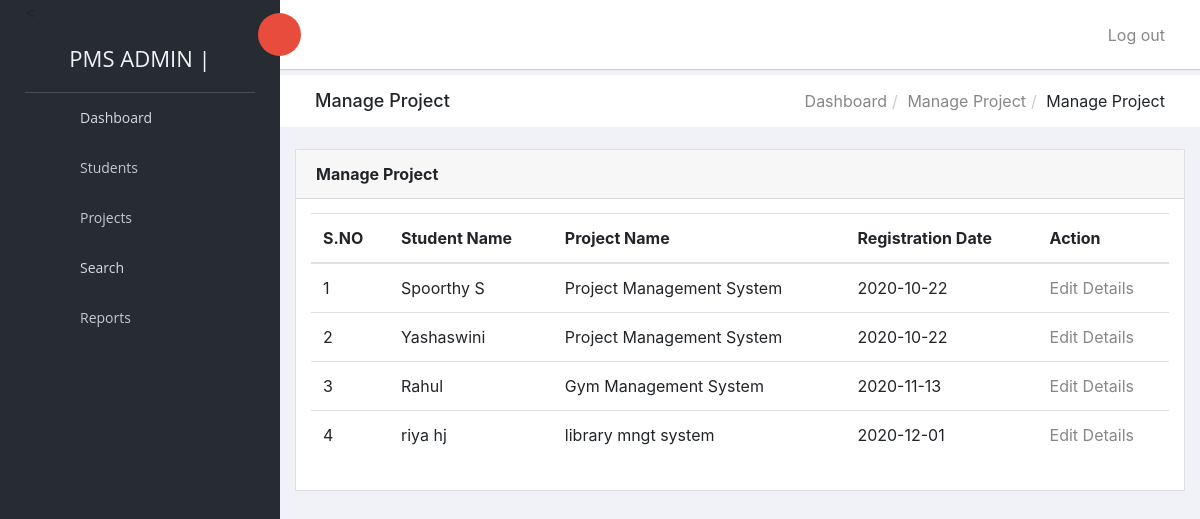
The page /manage-projects.php (signed in) on the database its author committed.
### tables this page shows
CREATE TABLE `tblprojects` (
  `ID` int(11) NOT NULL,
  `Name` varchar(120) DEFAULT NULL,
  `Picture` varchar(200) NOT NULL,
  `Email` varchar(120) DEFAULT NULL,
  `MobileNumber` bigint(20) DEFAULT NULL,
  `ProjName` varchar(120) DEFAULT NULL,
  `ProjDescription` varchar(120) DEFAULT NULL,
  `Address` varchar(200) DEFAULT NULL,
  `SubmissionDate` varchar(120) DEFAULT NULL,
  `RegDate` date DEFAULT NULL
);

### manage-projects.php (the view, shortened to what this page needs)
<?php
include('includes/dbconnection.php');
?>
<!DOCTYPE html>
<html class="no-js" lang="en">
<head>
    <link rel="stylesheet" href="vendors/bootstrap/dist/css/bootstrap.min.css">
 <link rel="stylesheet" href="vendors/font-awesome/css/font-awesome.css">
    <link rel="stylesheet" href="assets/css/style.css">
</head>
<body>
    <?php include_once('includes/sidebar.php');?>
    <div id="right-panel" class="right-panel">
        <?php include_once('includes/header.php');?>
        <div class="breadcrumbs">
            <div class="col-sm-4">
                <div class="page-header float-left">
                    <div class="page-title">
                        <h1>Manage Project</h1>
                    </div>
                </div>
            </div>
            <div class="col-sm-8">
                <div class="page-header float-right">
                    <div class="page-title">
                        <ol class="breadcrumb text-right">
                            <li><a href="dashboard.php">Dashboard</a></li>
                            <li><a href="manage-projects.php">Manage Project</a></li>
                            <li class="active">Manage Project</li>
                        </ol>
                    </div>
                </div>
            </div>
        </div>
        <div class="content mt-3">
            <div class="animated fadeIn">
                <div class="row">
                    <div class="col-lg-12">
                        <div class="card">
                            <div class="card-header">
                                <strong class="card-title">Manage Project</strong>
                            </div>
                            <div class="card-body">
                                <table class="table">
                                    <thead>
                                        <tr>
                                            <tr>
                   <th>S.NO</th>
                   <th>Student Name</th>
                   <th>Project Name</th>
                   <th>Registration Date</th>
                   <th>Action</th>
                   </tr>
                   </tr>
                                    </thead>
<?php
$sql="SELECT * from tblprojects";
$query = $dbh -> prepare($sql);
$query->execute();
$results=$query->fetchAll(PDO::FETCH_OBJ);
$cnt=1;
if($query->rowCount() > 0)
{
foreach($results as $row)
{               ?>
                <tr>
                  <td><?php echo htmlentities($cnt);?></td>
                  <td><?php  echo htmlentities($row->Name);?></td>
                  <td><?php  echo htmlentities($row->ProjName);?></td>
                  <td><?php  echo htmlentities($row->RegDate);?></td>
                  <td><a href="edit-projects-details.php?editid=<?php echo htmlentities ($row->ID);?>">Edit Details</a></td>
                </tr>
               <?php $cnt=$cnt+1;}} ?>
                                </table>
                            </div>
                        </div>
                    </div>
                </div>
            </div>
        </div>
    </div>
</body>
</html>

### includes/sidebar.php (shortened to what this page needs)
<aside id="left-panel" class="left-panel">
        <nav class="navbar navbar-expand-sm navbar-default">
            <div class="navbar-header">
                <a class="navbar-brand" href="dashboard.php">PMS ADMIN | </a>
            </div>
            <div id="main-menu" class="main-menu collapse navbar-collapse">
                <ul class="nav navbar-nav">
                    <li class="active">
                        <a href="dashboard.php"> <i class="menu-icon fa fa-dashboard"></i>Dashboard </a>
                    </li>
<li class="menu-item-has-children dropdown">
                        <a href="#" class="dropdown-toggle" data-toggle="dropdown" aria-haspopup="true" aria-expanded="false"> <i class="menu-icon fa fa-tasks"></i>Students</a>
                    </li>
<li class="menu-item-has-children dropdown">
                        <a href="#" class="dropdown-toggle" data-toggle="dropdown" aria-haspopup="true" aria-expanded="false"> <i class="menu-icon fa fa-tasks"></i>Projects</a>
                    </li>
<li class="active">
                        <a href="search.php"> <i class="menu-icon fa fa-search"></i>Search </a>
                    </li>
  <li class="menu-item-has-children dropdown">
                        <a href="#" class="dropdown-toggle" data-toggle="dropdown" aria-haspopup="true" aria-expanded="false"> <i class="menu-icon fa fa-tasks"></i>Reports</a>
                    </li>
                </ul>
            </div>
        </nav>
    </aside>

### includes/header.php (shortened to what this page needs)
<header id="header" class="header">
           <div class="header-menu">
               <div class="col-sm-7">
                   <a id="menuToggle" class="menutoggle pull-left"><i class="fa fa fa-tasks"></i></a>
               </div>
               <div class="col-sm-5">
                   <div class="user-area dropdown float-right">
                   <ul class="nav navbar-nav navbar-right">
       <li <?php echo''; ?> > <a class="nav-link" href="logout.php?q=welcome.php">Log out</a></li>
       </ul>
               </div>
           </div>
       </header>

### rows shown on the page
tblprojects: Name "Spoorthy S", ProjName "Project Management System", RegDate "2020-10-22"
tblprojects: Name "Yashaswini", ProjName "Project Management System", RegDate "2020-10-22"
tblprojects: Name "Rahul", ProjName "Gym Management System", RegDate "2020-11-13"
tblprojects: Name "riya hj", ProjName "library mngt system", RegDate "2020-12-01"
